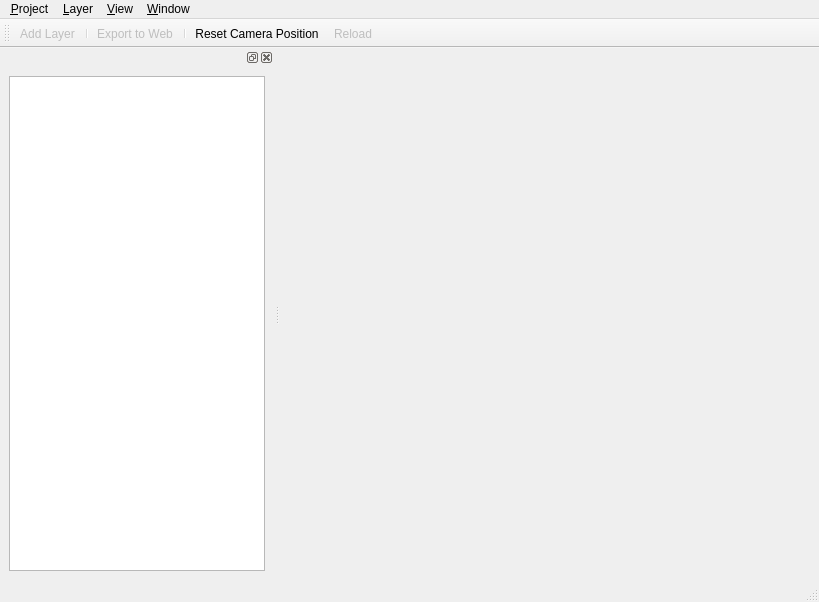
<?xml version="1.0" encoding="UTF-8"?>
<ui version="4.0">
 <class>Q3DWindow</class>
 <widget class="QMainWindow" name="Q3DWindow">
  <property name="geometry">
   <rect>
    <x>0</x>
    <y>0</y>
    <width>819</width>
    <height>602</height>
   </rect>
  </property>
  <property name="acceptDrops">
   <bool>true</bool>
  </property>
  <property name="windowTitle">
   <string>Live Exporter - Qgis2threejs</string>
  </property>
  <widget class="QWidget" name="centralwidget">
   <layout class="QVBoxLayout" name="verticalLayout_2">
    <property name="margin">
     <number>0</number>
    </property>
    <item>
     <widget class="Q3DView" name="webView" native="true"/>
    </item>
   </layout>
  </widget>
  <widget class="QMenuBar" name="menubar">
   <property name="geometry">
    <rect>
     <x>0</x>
     <y>0</y>
     <width>819</width>
     <height>21</height>
    </rect>
   </property>
   <widget class="QMenu" name="menuProject">
    <property name="title">
     <string>&amp;Project</string>
    </property>
    <widget class="QMenu" name="menuExport">
     <property name="title">
      <string>Export</string>
     </property>
     <addaction name="actionExport_to_Web"/>
     <addaction name="separator"/>
     <addaction name="actionExport_as_Image"/>
     <addaction name="actionSTL_format"/>
    </widget>
    <addaction name="menuExport"/>
   </widget>
   <widget class="QMenu" name="menuView">
    <property name="title">
     <string>&amp;View</string>
    </property>
    <widget class="QMenu" name="menuCamera">
     <property name="title">
      <string>Camera</string>
     </property>
     <addaction name="actionPerspective"/>
     <addaction name="actionOrthogonal"/>
    </widget>
    <widget class="QMenu" name="menuControls">
     <property name="title">
      <string>Controls</string>
     </property>
     <addaction name="actionOrbit"/>
     <addaction name="actionTrackball"/>
    </widget>
    <widget class="QMenu" name="menuPanel">
     <property name="title">
      <string>Panel</string>
     </property>
     <addaction name="actionLayer_Panel"/>
    </widget>
    <addaction name="actionWorld_Settings"/>
    <addaction name="menuCamera"/>
    <addaction name="menuControls"/>
    <addaction name="separator"/>
    <addaction name="actionReset_Camera_Position"/>
    <addaction name="actionReload"/>
    <addaction name="separator"/>
    <addaction name="menuPanel"/>
   </widget>
   <widget class="QMenu" name="menuWindow">
    <property name="title">
     <string>&amp;Window</string>
    </property>
    <addaction name="actionAlways_on_Top"/>
   </widget>
   <widget class="QMenu" name="menuLayer">
    <property name="title">
     <string>&amp;Layer</string>
    </property>
    <addaction name="actionAdd_Layer"/>
   </widget>
   <addaction name="menuProject"/>
   <addaction name="menuLayer"/>
   <addaction name="menuView"/>
   <addaction name="menuWindow"/>
  </widget>
  <widget class="QStatusBar" name="statusbar"/>
  <widget class="QDockWidget" name="dockWidget">
   <attribute name="dockWidgetArea">
    <number>1</number>
   </attribute>
   <widget class="QWidget" name="dockWidgetContents">
    <layout class="QVBoxLayout" name="verticalLayout_3">
     <property name="spacing">
      <number>0</number>
     </property>
     <item>
      <widget class="QTreeView" name="treeView"/>
     </item>
    </layout>
   </widget>
  </widget>
  <widget class="QToolBar" name="toolBar">
   <property name="windowTitle">
    <string>toolBar</string>
   </property>
   <attribute name="toolBarArea">
    <enum>TopToolBarArea</enum>
   </attribute>
   <attribute name="toolBarBreak">
    <bool>false</bool>
   </attribute>
   <addaction name="actionAdd_Layer"/>
   <addaction name="separator"/>
   <addaction name="actionExport_to_Web"/>
   <addaction name="separator"/>
   <addaction name="actionReset_Camera_Position"/>
   <addaction name="actionReload"/>
  </widget>
  <action name="actionSTL_format">
   <property name="enabled">
    <bool>false</bool>
   </property>
   <property name="text">
    <string>Export as STL format</string>
   </property>
  </action>
  <action name="actionWorld_Settings">
   <property name="enabled">
    <bool>false</bool>
   </property>
   <property name="text">
    <string>World Settings...</string>
   </property>
  </action>
  <action name="actionPerspective">
   <property name="checkable">
    <bool>true</bool>
   </property>
   <property name="checked">
    <bool>true</bool>
   </property>
   <property name="text">
    <string>Perspective</string>
   </property>
  </action>
  <action name="actionOrthogonal">
   <property name="checkable">
    <bool>true</bool>
   </property>
   <property name="enabled">
    <bool>false</bool>
   </property>
   <property name="text">
    <string>Orthographic</string>
   </property>
  </action>
  <action name="actionReload">
   <property name="enabled">
    <bool>false</bool>
   </property>
   <property name="text">
    <string>Reload</string>
   </property>
   <property name="shortcut">
    <string>F5</string>
   </property>
  </action>
  <action name="actionAlways_on_Top">
   <property name="checkable">
    <bool>true</bool>
   </property>
   <property name="checked">
    <bool>true</bool>
   </property>
   <property name="text">
    <string>Always on Top</string>
   </property>
  </action>
  <action name="actionExport_to_Web">
   <property name="enabled">
    <bool>false</bool>
   </property>
   <property name="text">
    <string>Export to Web...</string>
   </property>
  </action>
  <action name="actionExport_as_Image">
   <property name="enabled">
    <bool>false</bool>
   </property>
   <property name="text">
    <string>Export as Image</string>
   </property>
  </action>
  <action name="actionReset_Camera_Position">
   <property name="text">
    <string>Reset Camera Position</string>
   </property>
   <property name="shortcut">
    <string>Shift+R</string>
   </property>
  </action>
  <action name="actionOrbit">
   <property name="checkable">
    <bool>true</bool>
   </property>
   <property name="checked">
    <bool>true</bool>
   </property>
   <property name="text">
    <string>Orbit</string>
   </property>
  </action>
  <action name="actionTrackball">
   <property name="checkable">
    <bool>true</bool>
   </property>
   <property name="enabled">
    <bool>false</bool>
   </property>
   <property name="text">
    <string>Trackball</string>
   </property>
  </action>
  <action name="actionAdd_Layer">
   <property name="enabled">
    <bool>false</bool>
   </property>
   <property name="text">
    <string>Add Layer...</string>
   </property>
  </action>
  <action name="actionLayer_Panel">
   <property name="checkable">
    <bool>true</bool>
   </property>
   <property name="checked">
    <bool>true</bool>
   </property>
   <property name="enabled">
    <bool>false</bool>
   </property>
   <property name="text">
    <string>Layer Panel</string>
   </property>
  </action>
 </widget>
 <customwidgets>
  <customwidget>
   <class>Q3DView</class>
   <extends>QWidget</extends>
   <header>q3dview</header>
   <container>1</container>
  </customwidget>
 </customwidgets>
 <resources/>
 <connections/>
</ui>
